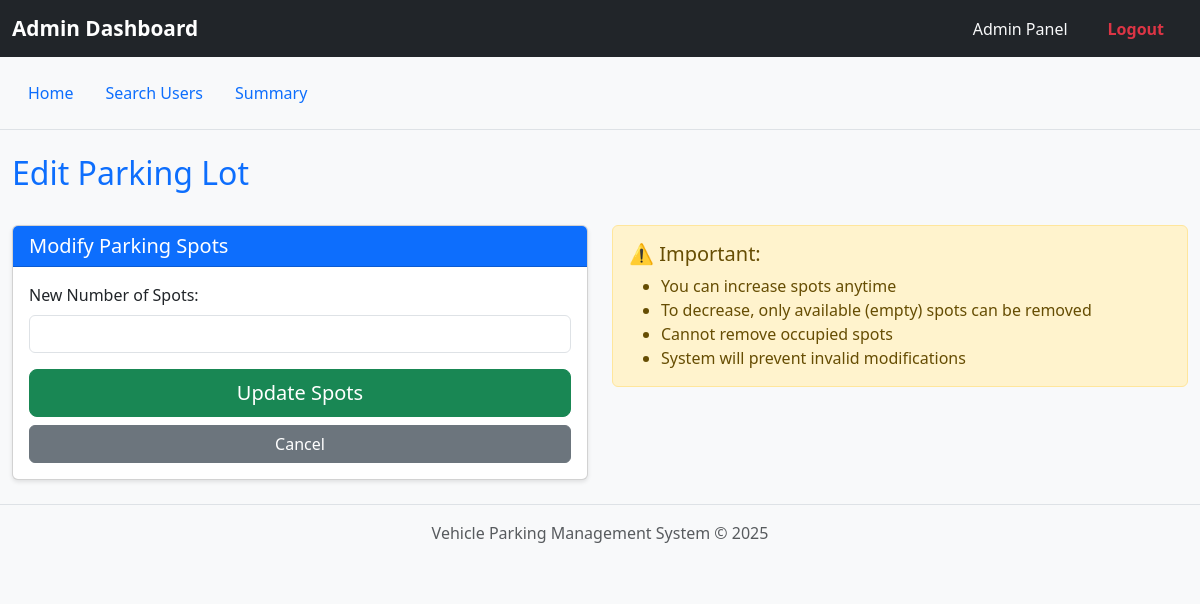
Before: /edit_lot?id=2 (signed in) with the older database file.
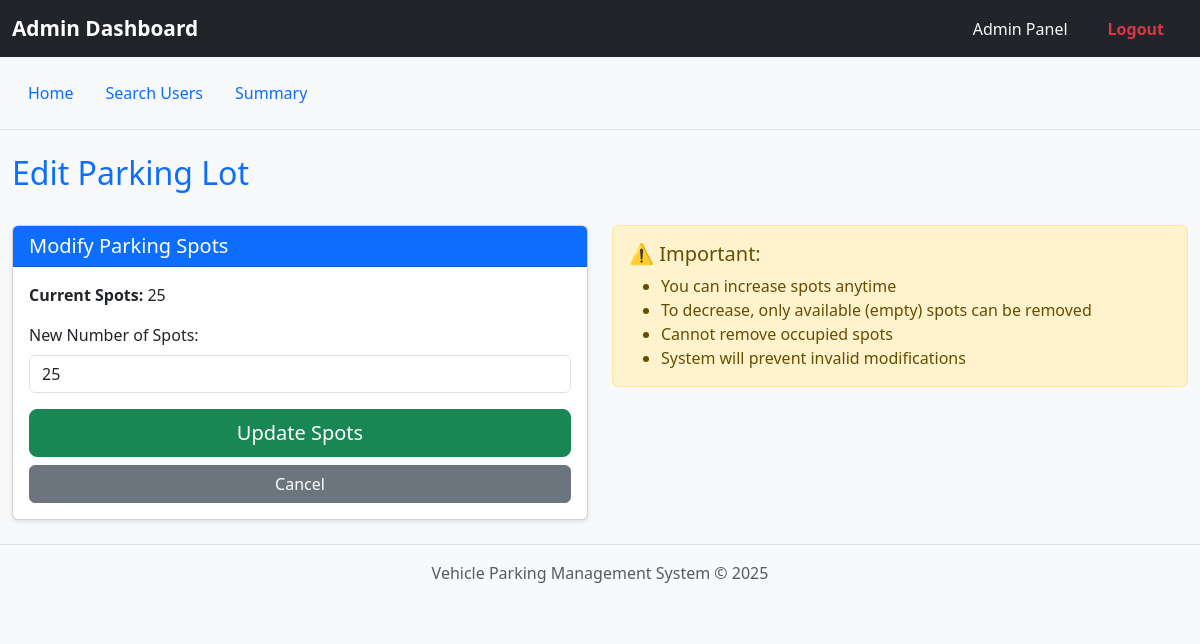
After: the same page with the newer database file.
### models.py (models this page shows)
class Lot(db.Model):
    __tablename__='lot'
    id = db.Column(db.Integer, primary_key=True,autoincrement=True)
    prime_location_name = db.Column(db.String(100), nullable=False)
    price = db.Column(db.Float, nullable=False)
    address = db.Column(db.String(255), nullable=False)
    pin_code = db.Column(db.String(6), nullable=False)
    maximum_number_of_spots = db.Column(db.Integer, nullable=False)
    spots = db.relationship('Spot', backref='lot',cascade="all, delete-orphan")

### app.py (the view, shortened to what this page needs)
@app.route('/edit_lot', methods=['GET', 'POST'])
def edit_lot():
    if 'user_id' not in session or not logged_admin(session['user_id']):
        flash('Access denied. Admin login required.', 'danger')
        return redirect(url_for('login'))
    lot_id = request.args.get('id')
    lot = db.session.get(Lot, lot_id)
    return render_template('edit_lot.html', id=lot_id, lot=lot)

### app.py (called while the page is built)
def logged_admin(user_id):
    if 'user_id' in session and session['user_id'] == user_id:
        admin = Admin.query.filter_by(id=user_id).first()
        if admin:
            return True
    return False

### templates/edit_lot.html
{% extends "admin_base.html" %}
{% block content %}
<div class="row mb-4">
    <div class="col-md-8">
        <h2 class="text-primary">Edit Parking Lot</h2>
    </div>
</div>
<div class="row">
    <div class="col-md-6">
        <div class="card">
            <div class="card-header bg-primary text-white">
                <h5 class="mb-0">Modify Parking Spots</h5>
            </div>
            <div class="card-body">
                {% if lot %}
                    <p><strong>Current Spots:</strong> {{ lot.maximum_number_of_spots }}</p>
                {% endif %}
                <form action="{{ url_for('edit_lot', id=id) }}" method="post">
                    <div class="mb-3">
                        <label for="maxspot" class="form-label">New Number of Spots:</label>
                        <input type="number" name="maxspot" id="maxspot" class="form-control" required min="1" {% if lot %}value="{{ lot.maximum_number_of_spots }}"{% endif %}>
                    </div>
                    <div class="d-grid gap-2">
                        <button type="submit" class="btn btn-success btn-lg">Update Spots</button>
                        <a href="{{ url_for('admin', id=session['user_id']) }}" class="btn btn-secondary">Cancel</a>
                    </div>
                </form>
            </div>
        </div>
    </div>
    <div class="col-md-6">
        <div class="alert alert-warning">
            <h5>⚠️ Important:</h5>
            <ul class="mb-0">
                <li>You can increase spots anytime</li>
                <li>To decrease, only available (empty) spots can be removed</li>
                <li>Cannot remove occupied spots</li>
                <li>System will prevent invalid modifications</li>
            </ul>
        </div>
    </div>
</div>
{% endblock %}

### templates/admin_base.html (shortened to what this page needs)
<!DOCTYPE html>
<html lang="en">
<head>
  <link href="https://cdn.jsdelivr.net/npm/bootstrap@5.3.3/dist/css/bootstrap.min.css" rel="stylesheet"/>
</head>
<body>
<nav class="navbar navbar-expand-sm bg-dark navbar-dark">
  <div class="container-fluid">
    <a class="navbar-brand" href="{{ url_for('admin', id=session['user_id']) }}"> Admin Dashboard</a>
    <div class="ms-auto d-flex">
      <span class="navbar-text text-light me-3">Admin Panel</span>
      <a href="{{ url_for('logout') }}" class="nav-link text-danger px-4 pt-2 fw-bold">Logout</a>
    </div>
  </div>
</nav>
<nav class="bg-light border-bottom">
  <div class="container-fluid">
    <ul class="nav nav-pills py-3">
      <li class="nav-item">
        <a href="{{ url_for('admin', id=session['user_id']) }}" class="nav-link {% if active_tab == 'home' %}active{% endif %}">Home</a>
      </li>
      <li class="nav-item">
        <a href="{{ url_for('admin_search') }}" class="nav-link {% if active_tab == 'search' %}active{% endif %}">Search Users</a>
      </li>
      <li class="nav-item">
        <a href="{{ url_for('admin_summary') }}" class="nav-link {% if active_tab == 'summary' %}active{% endif %}">Summary</a>
      </li>
    </ul>
  </div>
</nav>
<main class="container-fluid mt-4 mb-4">
  {% block content %}
  {% endblock %}
</main>
<footer class="bg-light text-center py-3 mt-4 border-top">
  <p class="text-muted">Vehicle Parking Management System &copy; 2025</p>
</footer>
</body>
</html>

### templates/admin_base.html (style rules this page uses)
body { background-color: #f8f9fa; }
.navbar-brand { font-weight: bold; font-size: 1.3rem; }
.card { box-shadow: 0 2px 4px rgba(0,0,0,0.1); }

Changed rows visible on the page:
added Lot: maximum_number_of_spots "25", maxspot "25"
Other visible differences:
text now shown: "Current Spots:"
